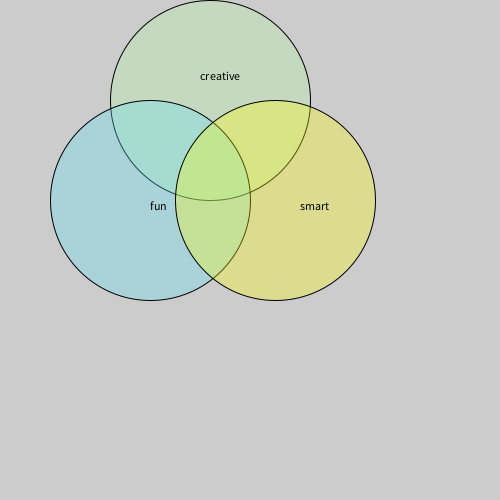
Frame 1 (no input)
Frame 60 (the mouse pressed at the canvas centre just before this capture): identical to frame 1, image omitted
Frame 120 (the mouse held since frame 60 and released just before this capture): identical to frame 1, image omitted

The Processing sketch that drew this single still picture (run headless with seeded random() and noise(); from frame 60 on, the mouse is pressed at the canvas centre):

// Processing sketch: VenDiagram
// ── VenDiagram.pde
void setup(){
size(500,500);
fill(180, 245, 164, 80);
ellipse (210, 100, 200, 200);
fill(95, 222, 247, 80);
ellipse (150, 200, 200, 200);
fill(255, 255, 6, 80);
ellipse (275, 200, 200, 200);
fill(0,0,0);
text("smart", 300, 210);
fill(0,0,0);
text("fun", 150, 210);
fill(0,0,0);
text("creative", 200, 80);
}
void draw (){
    
}
